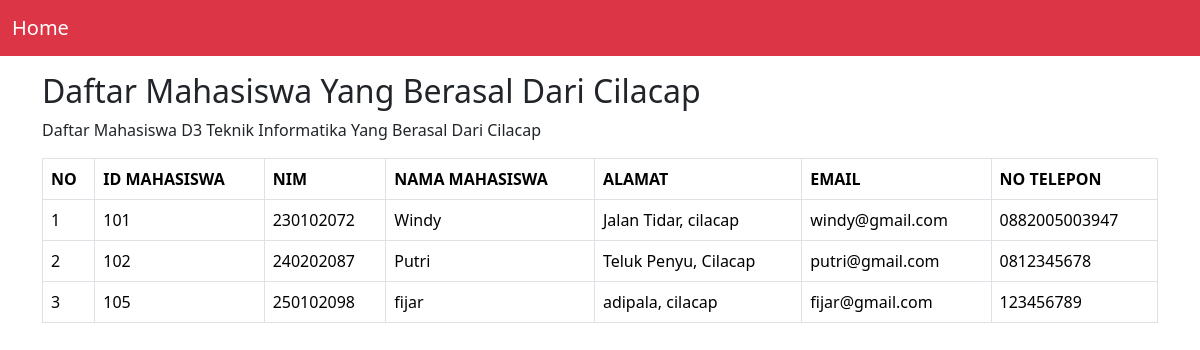
The app's page /tugas2/domisili.php with its own data.
### tables this page shows
CREATE TABLE `tbl_mahasiswa` (
  `mahasiswa_id` int NOT NULL,
  `nim` varchar(20) NOT NULL,
  `nama_mhs` varchar(255) NOT NULL,
  `alamat` varchar(255) NOT NULL,
  `email` varchar(255) NOT NULL,
  `no_telp` varchar(20) NOT NULL
);

### tugas2/koneksi.php (called while the page is built, shortened)
<?php
class Database {
    private $host = "localhost";
    private $username = "root";
    private $password = "";
    private $dbname = "db_kampus";
    public function getConnection(){
        $this->connection = mysqli_connect($this->host, $this->username, $this->password, $this->dbname);
        mysqli_set_charset($this->connection, 'utf8');
        return $this->connection;
    }
}
class Wilayah extends Mahasiswa{
    public function tampilData(){
        $query = "SELECT * FROM tbl_mahasiswa WHERE alamat LIKE '%Cilacap%'";
        $result = mysqli_query($this->getConnection(), $query);
        return $result;
    }
}
?>

### tugas2/domisili.php (the view, shortened to what this page needs)
<!DOCTYPE html>
<html lang="en">
<head>
  <link href="https://cdn.jsdelivr.net/npm/bootstrap@5.3.3/dist/css/bootstrap.min.css" rel="stylesheet">
</head>
<body>
<nav class="navbar navbar-expand-sm bg-danger  navbar-dark">
  <div class="container-fluid">
    <a class="navbar-brand" href="index.php">Home</a>
  </div>
</nav>
<div class="container mt-3">
<h2>Daftar Mahasiswa Yang Berasal Dari Cilacap</h2>
<p>Daftar Mahasiswa D3 Teknik Informatika Yang Berasal Dari Cilacap</p>
  <div class="card-body">
    <table class="table table-bordered" id="Magang" name="Magang">
      <thead>
        <tr>
        <tr>
          <th scope="col">NO</th>
          <th scope="col">ID MAHASISWA</th>
          <th scope="col">NIM</th>
          <th scope="col">NAMA MAHASISWA</th>
          <th scope="col">ALAMAT</th>
          <th scope="col">EMAIL</th>
          <th scope="col">NO TELEPON</th>
        </tr>
        </thead>
        <tbody>
          <?php
            include('koneksi.php');
            $wilayah = new Wilayah();
            $query = $wilayah->tampilData();
            $no = 1;
            while ($row = mysqli_fetch_assoc($query)){
          ?>
          <tr>
            <td><?php echo $no++ ?></td>
            <td><?php echo $row['mahasiswa_id'] ?></td>
            <td><?php echo $row['nim'] ?></td>
            <td><?php echo $row['nama_mhs'] ?></td>
            <td><?php echo $row['alamat'] ?></td>
            <td><?php echo $row['email'] ?></td>
            <td><?php echo $row['no_telp'] ?></td>
          </tr>
          <?php
              }?>
        </tbody>
    </table>
  </div>
</div>
</body>
</html>

### records on screen
tbl_mahasiswa: mahasiswa_id "101", nim "230102072", nama_mhs "Windy", alamat "Jalan Tidar, cilacap", email "windy@gmail.com", no_telp "0882005003947"
tbl_mahasiswa: mahasiswa_id "102", nim "240202087", nama_mhs "Putri", alamat "Teluk Penyu, Cilacap", email "putri@gmail.com", no_telp "0812345678"
tbl_mahasiswa: mahasiswa_id "105", nim "250102098", nama_mhs "fijar", alamat "adipala, cilacap", email "fijar@gmail.com", no_telp "123456789"
